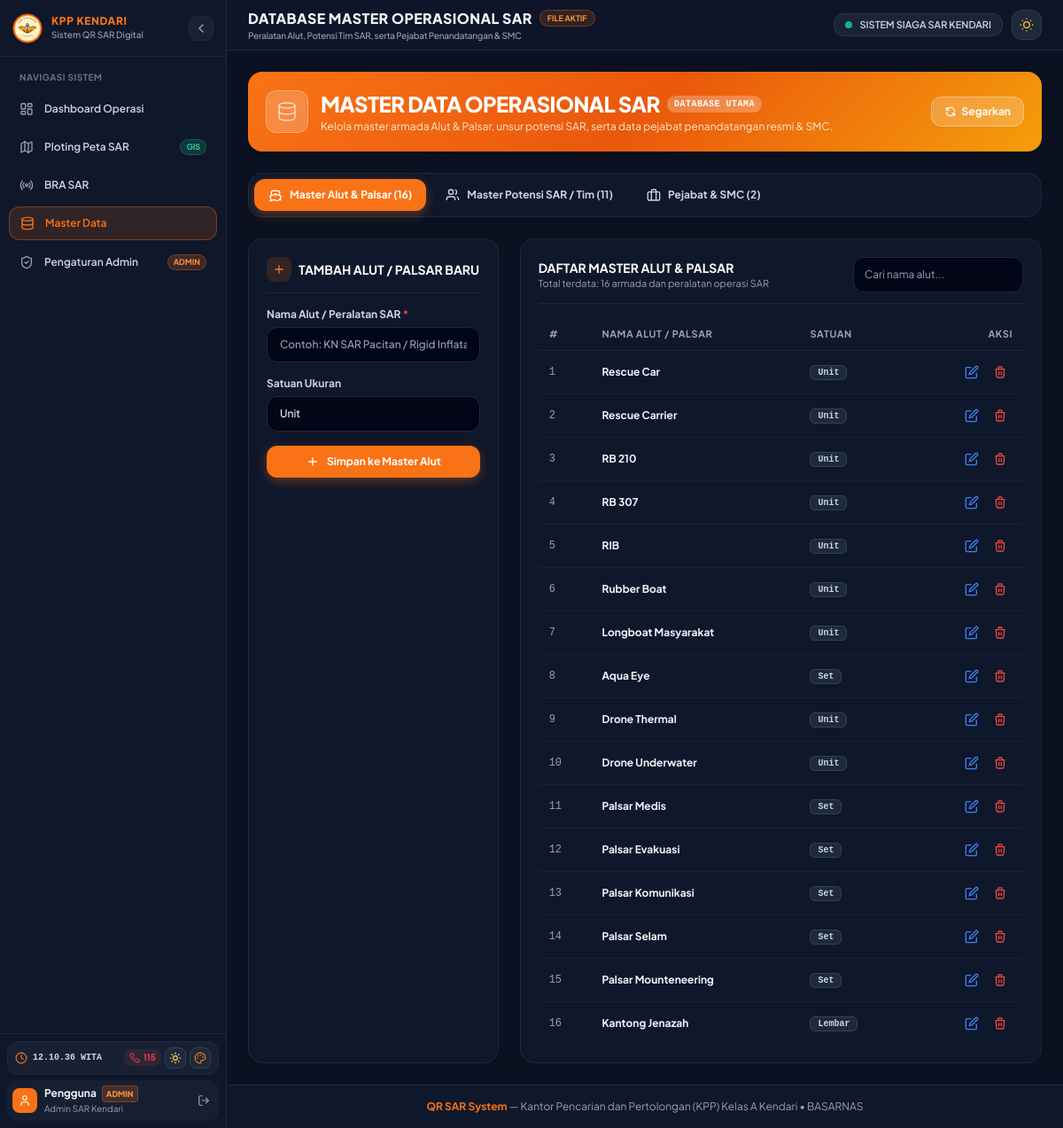
The app's page /master.php (signed in) with its own data.
### tables this page shows
CREATE TABLE `MasterAlut` (
  `id_alut` int NOT NULL AUTO_INCREMENT,
  `nama_alut` varchar(191) NOT NULL,
  `satuan` varchar(191) NOT NULL,
  PRIMARY KEY (`id_alut`)
);

### master.php (called while the page is built, shortened)
<?php
require_once __DIR__ . '/config/app.php';
$tab = $_GET['tab'] ?? 'alut';
$masterAlut = MasterModel::getAlut();
$masterTim = MasterModel::getTim();
$pejabatList = MasterModel::getPejabat();
require_once VIEWS_DIR . '/layout/header.php';
require_once VIEWS_DIR . '/layout/sidebar.php';
require_once VIEWS_DIR . '/layout/navbar.php';
require_once VIEWS_DIR . '/master.php';
require_once VIEWS_DIR . '/layout/footer.php';

### models/MasterModel.php (called while the page is built, shortened)
<?php
class MasterModel {
    public static function getAlut(): array {
        $db = getDB();
        return $db->query("SELECT * FROM MasterAlut ORDER BY id_alut ASC")->fetchAll();
    }
    public static function getTim(): array {
        $db = getDB();
        return $db->query("SELECT * FROM MasterTim ORDER BY id_tim ASC")->fetchAll();
    }
    public static function getPejabat(): array {
        $db = getDB();
        return $db->query("SELECT * FROM Pejabat ORDER BY is_default_smc DESC, nama ASC")->fetchAll();
    }
}

### config/app.php (called while the page is built, shortened)
<?php
function e(mixed $value): string {
    return htmlspecialchars((string)($value ?? ''), ENT_QUOTES, 'UTF-8');
}

### views/master.php (the view, shortened to what this page needs)
<?php
$activeTab = $tab ?? 'alut';
$masterAlut = $masterAlut ?? (class_exists('MasterModel') ? MasterModel::getAlut() : []);
$masterTim = $masterTim ?? (class_exists('MasterModel') ? MasterModel::getTim() : []);
$pejabatList = $pejabatList ?? (class_exists('MasterModel') ? MasterModel::getPejabat() : []);
?>
<div class="space-y-6">
  <div class="flex flex-col sm:flex-row items-start sm:items-center justify-between gap-4 p-5 rounded-2xl bg-gradient-to-r from-orange-600 via-amber-600 to-orange-500 shadow-lg text-white" style="background: linear-gradient(135deg, var(--primary) 0%, #ea580c 50%, #f59e0b 100%);">
    <div class="flex items-center gap-3.5">
      <div class="w-12 h-12 rounded-xl bg-white/20 backdrop-blur-sm border border-white/30 flex items-center justify-center text-white shrink-0 shadow-inner">
        <svg class="w-6 h-6" fill="none" stroke="currentColor" viewBox="0 0 24 24"><ellipse cx="12" cy="5" rx="9" ry="3"/><path d="M3 5V19A9 3 0 0 0 21 19V5"/><path d="M3 12A9 3 0 0 0 21 12"/></svg>
      </div>
      <div>
        <div class="flex items-center gap-2">
          <h1 class="text-xl sm:text-2xl font-black tracking-tight text-white uppercase">
            Master Data Operasional SAR
          </h1>
          <span class="text-[10px] font-mono uppercase px-2 py-0.5 rounded-full bg-white/25 text-white font-bold tracking-wider">
            DATABASE UTAMA
          </span>
        </div>
        <p class="text-xs text-orange-100 mt-0.5">
          Kelola master armada Alut & Palsar, unsur potensi SAR, serta data pejabat penandatangan resmi & SMC.
        </p>
      </div>
    </div>
    <div class="flex items-center gap-2 self-end sm:self-auto">
      <a href="<?= BASE_URL ?>/master.php?tab=<?= urlencode($activeTab) ?>" class="inline-flex items-center gap-1.5 px-3.5 py-2 text-xs font-bold rounded-xl bg-white/20 hover:bg-white/30 backdrop-blur-sm border border-white/30 text-white transition shadow-sm" title="Segarkan Data">
        <svg class="w-3.5 h-3.5" fill="none" stroke="currentColor" viewBox="0 0 24 24"><path stroke-linecap="round" stroke-linejoin="round" stroke-width="2" d="M4 4v5h.582m15.356 2A8.001 8.001 0 004.582 9m0 0H9m11 11v-5h-.581m0 0a8.003 8.003 0 01-15.357-2m15.357 2H15"/></svg>
        <span>Segarkan</span>
      </a>
    </div>
  </div>
  <div class="p-1.5 rounded-2xl flex flex-wrap items-center gap-1.5 bg-slate-100 dark:bg-slate-900 border border-slate-200 dark:border-slate-800 shadow-xs">
    <a href="<?= BASE_URL ?>/master.php?tab=alut" class="flex items-center gap-2 px-4 py-2.5 rounded-xl text-xs font-bold transition-all cursor-pointer <?= $activeTab === 'alut' ? 'text-white shadow-md' : 'text-slate-600 dark:text-slate-300 hover:bg-white dark:hover:bg-slate-800' ?>" style="<?= $activeTab === 'alut' ? 'background-color: var(--primary); box-shadow: 0 4px 12px var(--primary-glow);' : '' ?>">
      <span>Master Alut & Palsar (<?= count($masterAlut) ?>)</span>
    </a>
    <a href="<?= BASE_URL ?>/master.php?tab=tim" class="flex items-center gap-2 px-4 py-2.5 rounded-xl text-xs font-bold transition-all cursor-pointer <?= $activeTab === 'tim' ? 'text-white shadow-md' : 'text-slate-600 dark:text-slate-300 hover:bg-white dark:hover:bg-slate-800' ?>" style="<?= $activeTab === 'tim' ? 'background-color: var(--primary); box-shadow: 0 4px 12px var(--primary-glow);' : '' ?>">
      <svg class="w-4 h-4" fill="none" stroke="currentColor" stroke-width="2" viewBox="0 0 24 24"><path d="M16 21v-2a4 4 0 0 0-4-4H6a4 4 0 0 0-4 4v2"/><circle cx="9" cy="7" r="4"/><path d="M22 21v-2a4 4 0 0 0-3-3.87"/><path d="M16 3.13a4 4 0 0 1 0 7.75"/></svg>
      <span>Master Potensi SAR / Tim (<?= count($masterTim) ?>)</span>
    </a>
    <a href="<?= BASE_URL ?>/master.php?tab=pejabat" class="flex items-center gap-2 px-4 py-2.5 rounded-xl text-xs font-bold transition-all cursor-pointer <?= $activeTab === 'pejabat' ? 'text-white shadow-md' : 'text-slate-600 dark:text-slate-300 hover:bg-white dark:hover:bg-slate-800' ?>" style="<?= $activeTab === 'pejabat' ? 'background-color: var(--primary); box-shadow: 0 4px 12px var(--primary-glow);' : '' ?>">
      <svg class="w-4 h-4" fill="none" stroke="currentColor" stroke-width="2" viewBox="0 0 24 24"><rect width="20" height="14" x="2" y="7" rx="2" ry="2"/><path d="M16 21V5a2 2 0 0 0-2-2h-4a2 2 0 0 0-2 2v16"/></svg>
      <span>Pejabat & SMC (<?= count($pejabatList) ?>)</span>
    </a>
  </div>
  <?php if ($activeTab === 'alut'): ?>
    <div class="grid grid-cols-1 lg:grid-cols-3 gap-6">
      <div class="card p-5 bg-white dark:bg-slate-900 border border-slate-200 dark:border-slate-800 rounded-2xl shadow-sm space-y-4">
        <div class="flex items-center gap-2 pb-3 border-b border-slate-100 dark:border-slate-800">
          <span class="p-1.5 rounded-lg text-orange-600 dark:text-orange-400" style="background-color: var(--primary-light); color: var(--primary);">
            <svg class="w-4 h-4" fill="none" stroke="currentColor" stroke-width="2" viewBox="0 0 24 24"><path d="M12 5v14M5 12h14"/></svg>
          </span>
          <h2 class="text-sm font-bold text-slate-900 dark:text-white uppercase">Tambah Alut / Palsar Baru</h2>
        </div>
        <form method="POST" action="<?= BASE_URL ?>/master.php?action=add_alut" class="space-y-4">
          <div>
            <label class="block text-xs font-bold text-slate-700 dark:text-slate-300 mb-1.5">Nama Alut / Peralatan SAR <span class="text-red-500">*</span></label>
            <input type="text" name="nama_alut" required placeholder="Contoh: KN SAR Pacitan / Rigid Inflatable Boat (RIB)" class="w-full px-3.5 py-2 text-xs rounded-xl bg-slate-50 dark:bg-slate-950 border border-slate-200 dark:border-slate-800 text-slate-800 dark:text-slate-100 placeholder-slate-400 focus:outline-none focus:border-orange-500 dark:focus:border-orange-400 transition font-medium">
          </div>
          <div>
            <label class="block text-xs font-bold text-slate-700 dark:text-slate-300 mb-1.5">Satuan Ukuran</label>
            <input type="text" name="satuan" value="Unit" placeholder="Unit, Set, Buah, dsb." class="w-full px-3.5 py-2 text-xs rounded-xl bg-slate-50 dark:bg-slate-950 border border-slate-200 dark:border-slate-800 text-slate-800 dark:text-slate-100 placeholder-slate-400 focus:outline-none focus:border-orange-500 dark:focus:border-orange-400 transition font-medium">
          </div>
          <button type="submit" class="w-full py-2.5 text-xs font-bold text-white rounded-xl transition shadow-md flex items-center justify-center gap-2 cursor-pointer hover:opacity-95" style="background-color: var(--primary); box-shadow: 0 4px 12px var(--primary-glow);">
            <svg class="w-4 h-4" fill="none" stroke="currentColor" stroke-width="2" viewBox="0 0 24 24"><path d="M12 5v14M5 12h14"/></svg>
            <span>Simpan ke Master Alut</span>
          </button>
        </form>
      </div>
      <div class="lg:col-span-2 card p-5 bg-white dark:bg-slate-900 border border-slate-200 dark:border-slate-800 rounded-2xl shadow-sm space-y-4">
        <div class="flex flex-col sm:flex-row sm:items-center justify-between gap-3 pb-3 border-b border-slate-100 dark:border-slate-800">
          <div>
            <h2 class="text-sm font-bold text-slate-900 dark:text-white uppercase">Daftar Master Alut & Palsar</h2>
            <p class="text-[11px] text-slate-400">Total terdata: <?= count($masterAlut) ?> armada dan peralatan operasi SAR</p>
          </div>
          <div>
            <input type="text" id="filterMasterAlut" placeholder="Cari nama alut..." onkeyup="filterTable('filterMasterAlut', 'tableMasterAlut')" class="px-3 py-1.5 text-xs rounded-xl bg-slate-50 dark:bg-slate-950 border border-slate-200 dark:border-slate-800 text-slate-800 dark:text-slate-200 placeholder-slate-400 focus:outline-none focus:border-orange-500 transition w-48">
          </div>
        </div>
        <div class="overflow-x-auto">
          <table class="w-full text-left text-xs" id="tableMasterAlut">
            <thead>
              <tr class="border-b border-slate-200 dark:border-slate-800 text-slate-500 dark:text-slate-400 font-bold text-[11px] uppercase tracking-wider">
                <th class="py-2.5 px-3">#</th>
                <th class="py-2.5 px-3">Nama Alut / Palsar</th>
                <th class="py-2.5 px-3">Satuan</th>
                <th class="py-2.5 px-3 text-right">Aksi</th>
              </tr>
            </thead>
            <tbody class="divide-y divide-slate-100 dark:divide-slate-800/60 font-medium">
              <?php foreach ($masterAlut as $idx => $a): ?>
                <tr class="hover:bg-slate-50 dark:hover:bg-slate-800/40 transition">
                  <td class="py-2.5 px-3 text-slate-400 font-mono"><?= $idx + 1 ?></td>
                  <td class="py-2.5 px-3 font-bold text-slate-800 dark:text-slate-100">
                    <?= e($a['nama_alut']) ?>
                  </td>
                  <td class="py-2.5 px-3 text-slate-500 dark:text-slate-400">
                    <span class="px-2 py-0.5 rounded-md bg-slate-100 dark:bg-slate-800 text-[10px] font-mono font-bold text-slate-700 dark:text-slate-300 border border-slate-200 dark:border-slate-700">
                      <?= e($a['satuan'] ?? 'Unit') ?>
                    </span>
                  </td>
                  <td class="py-2.5 px-3 text-right">
                    <div class="inline-flex items-center gap-1 justify-end">
                      <button type="button" onclick="openEditAlutModal(<?= (int)$a['id_alut'] ?>, '<?= e(addslashes($a['nama_alut'])) ?>', '<?= e(addslashes($a['satuan'] ?? 'Unit')) ?>')" class="p-1.5 text-blue-500 hover:text-blue-700 hover:bg-blue-50 dark:hover:bg-blue-500/10 rounded-lg transition inline-flex items-center cursor-pointer" title="Edit Alut">
                        <svg class="w-4 h-4" fill="none" stroke="currentColor" stroke-width="2" viewBox="0 0 24 24"><path d="M11 4H4a2 2 0 0 0-2 2v14a2 2 0 0 0 2 2h14a2 2 0 0 0 2-2v-7"/><path d="M18.5 2.5a2.121 2.121 0 0 1 3 3L12 15l-4 1 1-4 9.5-9.5z"/></svg>
                      </button>
                      <form method="POST" action="<?= BASE_URL ?>/master.php?action=delete_alut" class="inline-block" data-confirm="Apakah Anda yakin ingin menghapus alut &quot;<?= e($a['nama_alut']) ?>&quot; dari master data?" data-confirm-title="Hapus Master Alut" data-confirm-btn="Ya, Hapus" data-confirm-danger="true">
                        <button type="submit" class="p-1.5 text-red-500 hover:text-red-700 hover:bg-red-50 dark:hover:bg-red-500/10 rounded-lg transition inline-flex items-center cursor-pointer" title="Hapus Alut">
                          <svg class="w-4 h-4" fill="none" stroke="currentColor" stroke-width="2" viewBox="0 0 24 24"><path d="M19 7l-.867 12.142A2 2 0 0116.138 21H7.862a2 2 0 01-1.995-1.858L5 7m5 4v6m4-6v6m1-10V4a1 1 0 00-1-1h-4a1 1 0 00-1 1v3M4 7h16"/></svg>
                        </button>
                      </form>
                    </div>
                  </td>
                </tr>
              <?php endforeach; ?>
            </tbody>
          </table>
        </div>
      </div>
    </div>
  <?php endif; ?>
</div>

### records on screen
masteralut: nama_alut "Rescue Car", satuan "Unit"
masteralut: nama_alut "Rescue Carrier", satuan "Unit"
masteralut: nama_alut "RB 210", satuan "Unit"
masteralut: nama_alut "RB 307", satuan "Unit"
masteralut: nama_alut "RIB", satuan "Unit"
masteralut: nama_alut "Rubber Boat", satuan "Unit"
masteralut: nama_alut "Longboat Masyarakat", satuan "Unit"
masteralut: nama_alut "Aqua Eye", satuan "Set"
masteralut: nama_alut "Drone Thermal", satuan "Unit"
masteralut: nama_alut "Drone Underwater", satuan "Unit"
masteralut: nama_alut "Palsar Medis", satuan "Set"
masteralut: nama_alut "Palsar Evakuasi", satuan "Set"
masteralut: nama_alut "Palsar Komunikasi", satuan "Set"
masteralut: nama_alut "Palsar Selam", satuan "Set"
masteralut: nama_alut "Palsar Mounteneering", satuan "Set"
masteralut: nama_alut "Kantong Jenazah", satuan "Lembar"

### other values on screen
$currentUser['nama'] "Pengguna"
$currentUser['jabatan'] "Admin SAR Kendari"
$headerTitle "DATABASE MASTER OPERASIONAL SAR"
$headerSubtitle "Peralatan Alut, Potensi Tim SAR, serta Pejabat Penandatangan & SMC"
count($masterAlut) "16"
count($masterTim) "11"
count($pejabatList) "2"
